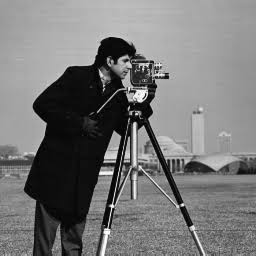
#> input picture cameraman.jpg, 256 x 256 px, found by its file name
$ python lab4.py   (older library calls are emulated)
#> lines starting #> are read from the running program, lines starting #| are printed output that depends on the picture
# Write a MATLAB/Python program to read an image and perform Lapliciant
# filter mask.

import cv2
import numpy as np
import matplotlib.pyplot as plt

# Read image
image = cv2.imread(r"E:\3.2 semester\Image processing\lab\cameraman.jpg", cv2.IMREAD_GRAYSCALE)
#> image is the input picture: shape (256, 256); min 0, max 255, mean 118.7

# Define 3x3 Laplacian filter mask
mask = np.array([
    [0, -1, 0],
    [-1, 4, -1],
    [0, -1, 0]
])

# Apply Laplacian filter
laplacian = cv2.filter2D(image, cv2.CV_64F, mask)
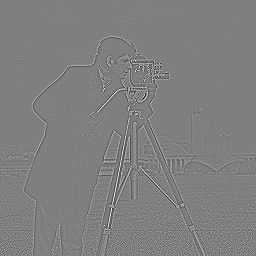
#> laplacian: shape (256, 256) float64; min -500, max 499, mean 0; drawn with min black and max white

# Convert result to displayable image
laplacian = np.absolute(laplacian)
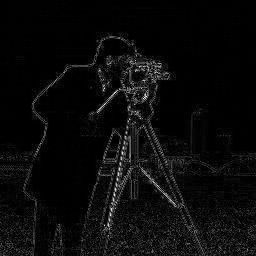
#> laplacian: shape (256, 256) float64; min 0, max 500, mean 21.5; drawn with min black and max white
laplacian = np.uint8(np.clip(laplacian, 0, 255))
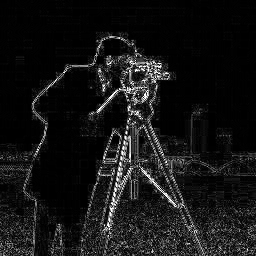
#> laplacian: shape (256, 256); min 0, max 255, mean 21.2

# Display results
plt.figure(figsize=(10, 4))

plt.subplot(1, 2, 1)
plt.imshow(image, cmap="gray")
plt.title("Original Image")
plt.axis("off")

plt.subplot(1, 2, 2)
plt.imshow(laplacian, cmap="gray")
plt.title("Laplacian Filtered Image")
plt.axis("off")

plt.tight_layout()
plt.show()
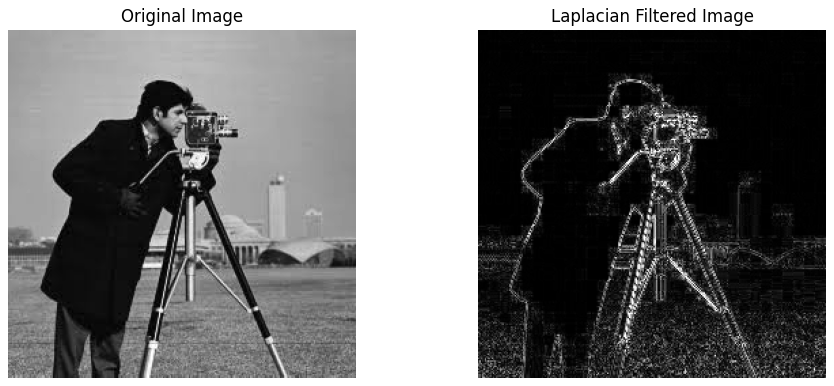
#> figure drawn by matplotlib, 2 panels

$ run again, with rice.tif saved as cameraman.jpg
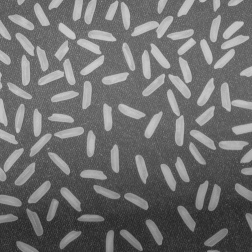
#> input picture rice.tif, 252 x 252 px, found by its file name
#> image is the input picture: shape (252, 252); min 34, max 208, mean 110.9
#> `laplacian = np.absolute(laplacian)`:
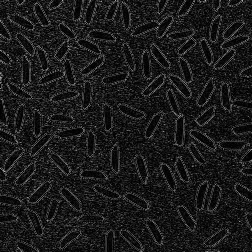
#> laplacian: shape (252, 252) float64; min 0, max 183, mean 26.6
#> `plt.show()`:
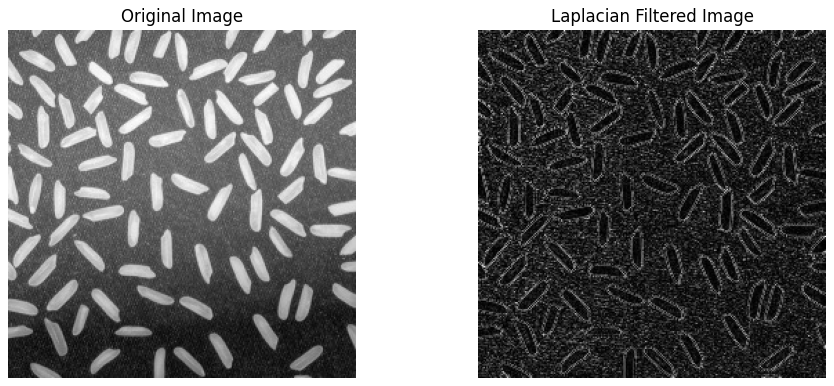
#> figure drawn by matplotlib, 2 panels
